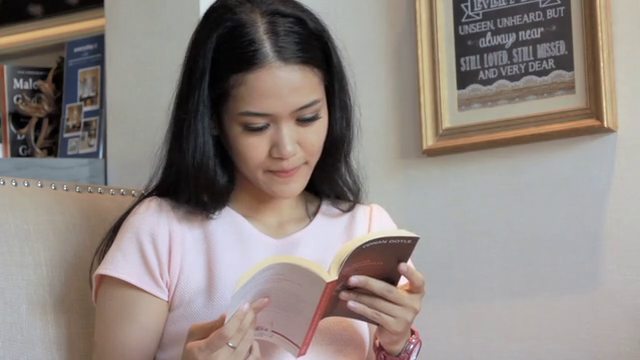
#> input picture frame 37 of eye-detection/eye.mp4, 640 x 360 px
$ python eye_detection_videos.py
#> lines starting #> are read from the running program, lines starting #| are printed output that depends on the picture; after the words box and inside, x2 and y2 are one past the last pixel; in counts of white or black regions, pixels touching at a corner belong together
import cv2

vid = cv2.VideoCapture("eye.mp4")

face_cascade = cv2.CascadeClassifier("frontalface.xml")
eye_cascade = cv2.CascadeClassifier("eye.xml")

while 1:
    ret, frame = vid.read()
#> frame is the input picture: shape (360, 640, 3); mean B, G, R 129.2, 133.8, 143.2
    frame = cv2.resize(frame, (480, 360))
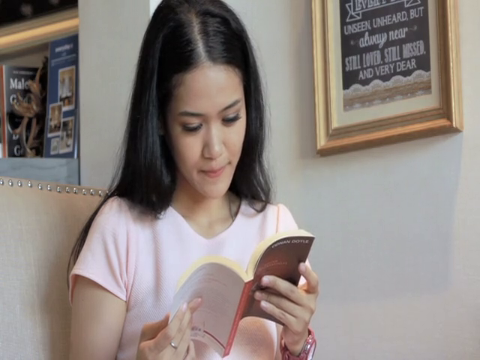
#> frame: shape (360, 480, 3); mean B, G, R 129.3, 133.9, 143.2

    gray = cv2.cvtColor(frame, cv2.COLOR_BGR2GRAY)
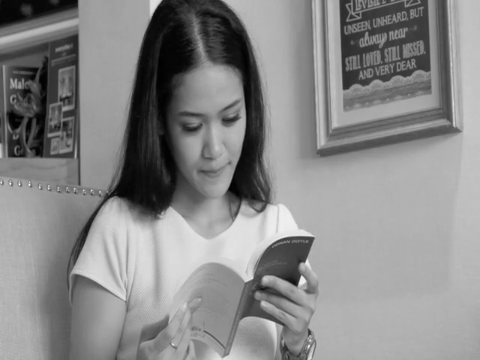
#> gray: shape (360, 480); min 0, max 248, mean 136.1
    faces = face_cascade.detectMultiScale(gray, 1.3, 5)
#> faces = [[161, 84, 100, 100]]

    for (x, y, w, h) in faces:
        cv2.rectangle(frame, (x, y), (x+w, y+h), (0, 255, 0), 3)

        roi_gray = gray[y:y+h, x:x+w]
        roi_frame = frame[y:y+h, x:x+w]

        eyes = eye_cascade.detectMultiScale(roi_gray)

        for (ex, ey, ew, eh) in eyes:
	        cv2.rectangle(roi_frame,(ex,ey),(ex+ew,ey+eh),(0,0,255),2)
#> this loop made 1 pass
#> (x, y, w, h, eyes) on pass 1: (161, 84, 100, 100, [[51, 20, 28, 28], [17, 27, 29, 29]])
#> pass 1, `roi_gray = gray[y:y+h, x:x+w]`:
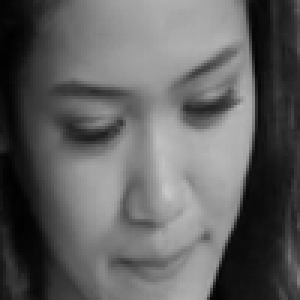
#> roi_gray: shape (100, 100) (shown 3 times larger); min 1, max 200, mean 96
#> pass 1, `roi_frame = frame[y:y+h, x:x+w]`:
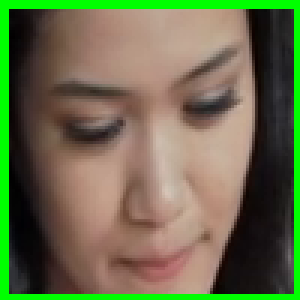
#> roi_frame: shape (100, 100, 3) (shown 3 times larger); mean B, G, R 75.3, 109.5, 105.5
#> after the loop:
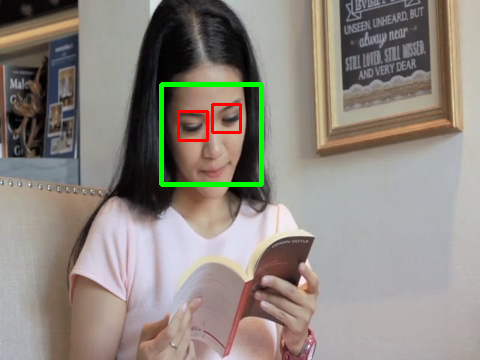
#> frame: shape (360, 480, 3); 1.54% of pixels changed, all inside (x1, y1, x2, y2) = (159, 82, 264, 187)
#> after the loop:
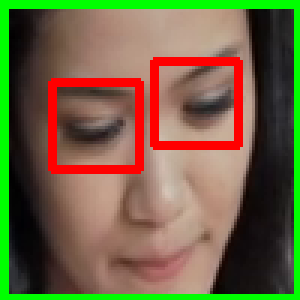
#> roi_frame: shape (100, 100, 3) (shown 3 times larger); 6.76% of pixels changed, all inside (x1, y1, x2, y2) = (16, 19, 81, 58)

    cv2.imshow('Eyes Capture', frame)

    if cv2.waitKey(5) & 0xFF == ord('q'):
#> (key q is pressed here)
        break

vid.release()
cv2.destroyAllWindows()

$ run again, starting later in the video
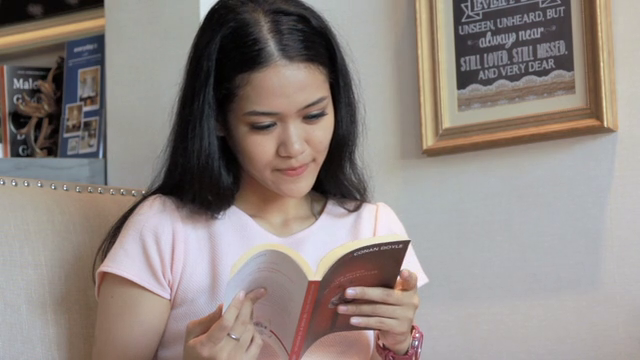
#> input picture frame 168 of eye-detection/eye.mp4, 640 x 360 px
#> frame is the input picture: shape (360, 640, 3); mean B, G, R 129.4, 133.7, 143.3
#> faces = [[164, 81, 104, 104]]
#> the loop `for (x, y, w, h) in faces:` made 1 pass
#> (x, y, w, h, eyes) on pass 1: (164, 81, 104, 104, [[57, 22, 24, 24], [19, 30, 28, 28]])
#> after the loop `for (x, y, w, h) in faces:`:
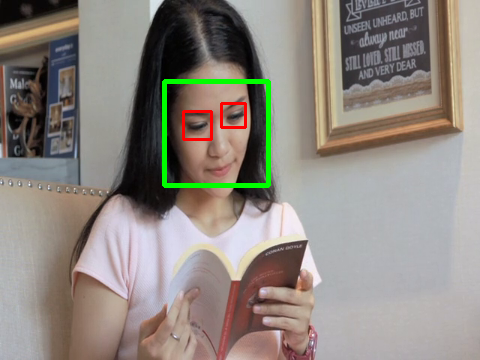
#> frame: shape (360, 480, 3); mean B, G, R 128.1, 135.5, 142.7
#> after the loop `for (x, y, w, h) in faces:`:
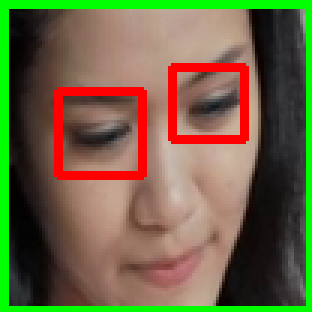
#> roi_frame: shape (104, 104, 3) (shown 3 times larger); mean B, G, R 68.4, 100.4, 109.3

$ run again, starting later in the video
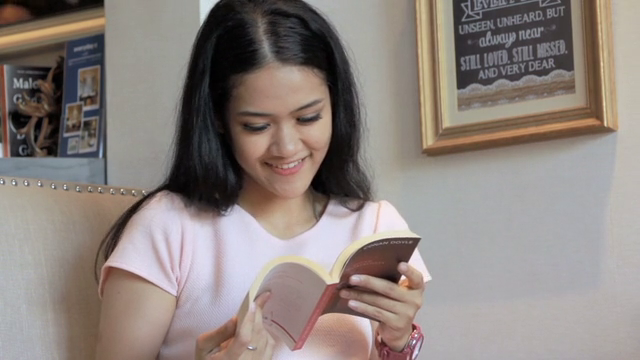
#> input picture frame 300 of eye-detection/eye.mp4, 640 x 360 px
#> frame is the input picture: shape (360, 640, 3); mean B, G, R 127, 131.6, 141.5
#> faces = [[156, 78, 109, 109]]
#> the loop `for (x, y, w, h) in faces:` made 1 pass
#> (x, y, w, h, eyes) on pass 1: (156, 78, 109, 109, [[58, 26, 27, 27], [20, 35, 28, 28]])
#> after the loop `for (x, y, w, h) in faces:`:
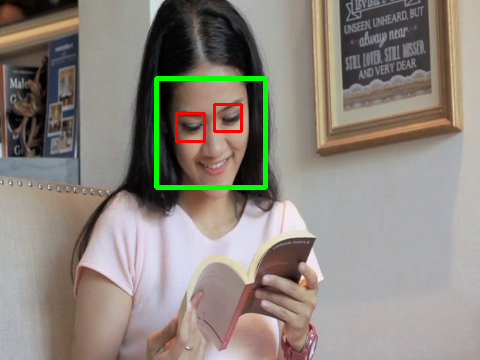
#> frame: shape (360, 480, 3); mean B, G, R 125.9, 133.7, 141.2
#> after the loop `for (x, y, w, h) in faces:`:
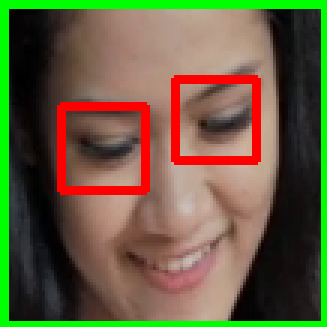
#> roi_frame: shape (109, 109, 3) (shown 3 times larger); mean B, G, R 63.2, 93.4, 101.9
